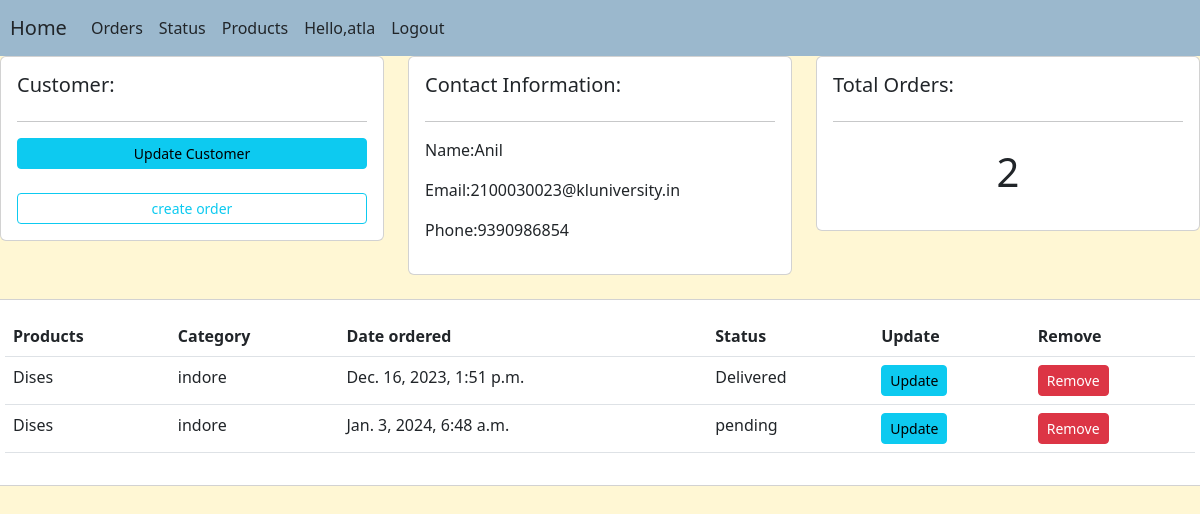
Screenshot of /customers/4/ (signed in) with the database file from the repository.
### test_app/models.py (models this page shows, shortened)
class customer(models.Model):
    user=models.OneToOneField(User,null=True, on_delete=models.CASCADE)
    name=models.CharField(max_length=200,null=True)
    email=models.CharField(max_length=200,null=True)
    phone = models.CharField(max_length=200,null=True)
    date_created =models.DateTimeField(auto_now_add=True,null=True)
    profile_pic=models.ImageField(default="profile.jpeg", null=True,blank=True)

class Order(models.Model):
    STATUS=(
        ('pending','pending'),
        ('out for delivery','out for delivery'),
        ('Delivered','Delivered')
    )
    customer=models.ForeignKey(customer,null=True,on_delete=models.SET_NULL)
    product=models.ForeignKey(Product,null=True,on_delete=models.SET_NULL)
    date_created=models.DateTimeField(auto_now_add=True,null=True)
    status=models.CharField(max_length=200,null=True,choices=STATUS)

class Product(models.Model):
    CATEGORY=(
        ('indore','indore'),
        ('outdore','outdore')
    )
    name=models.CharField(max_length=200,null=True)
    price=models.FloatField(null=True)
    category=models.CharField(max_length=200,null=True,choices=CATEGORY)
    description=models.CharField(max_length=200,null=True,blank=True)
    date_created=models.DateTimeField(auto_now_add=True,null=True)
    tag=models.ManyToManyField(Tag)
    def __str__(self):
        return self.name

### test_app/decrators.py (the view)
        def wrapper_func(request,*arg,**kwargs):
            group=None
            if request.user.groups.exists():
                group=request.user.groups.all()[0].name
            if group in allowed_roles:
                return view_func(request,*arg,**kwargs)
            else:
                return HttpResponse('Your are not authorised to view this page')

### test_app/decrators.py (called while the page is built)
def allowed_users(allowed_roles=[]):
    def decrators(view_func):
        def wrapper_func(request,*arg,**kwargs):
            group=None
            if request.user.groups.exists():
                group=request.user.groups.all()[0].name
            if group in allowed_roles:
                return view_func(request,*arg,**kwargs)
            else:
                return HttpResponse('Your are not authorised to view this page')
        return wrapper_func
    return decrators

### test_app/views.py (called while the page is built)
@login_required(login_url='login')
@allowed_users(allowed_roles=['admin'])
def customers(request,pk_test):
    cust=customer.objects.get(id=pk_test)
    orders=cust.order_set.all()
    order_count=orders.count()
    context1={'customer':cust,'orders':orders,'order_count':order_count}
    return render(request,'test_app/customers.html',context1)

### test_app/templates/test_app/customers.html (shortened to what this page needs)
{% load static %}
{% include './main.html' %}
<div class="row">
    <div class="col-md">
        <div class="card card-body">
            <h5>Customer:</h5>
            <hr>
            <a class="btn btn-info btn-sm btn-block" href="{% url 'settings' %}">Update Customer</a>
            <br>
            <a class="btn btn-outline-info btn-sm btn-block" href="">create order</a>
        </div>
    </div>
    <div class="col-md">
        <div class="card card-body">
            <h5>Contact Information:</h5>
            <hr>
            <p>Name:{{customer.name}}</p>
            <p>Email:{{customer.email}}</p>
            <p>Phone:{{customer.phone}}</p>
        </div>
    </div>
    <div class="col-md">
        <div class="card card-body">
            <h5>Total Orders:</h5>
            <hr>
            <h1 style="text-align: center;padding: 10px;">{{order_count}}</h1>
        </div>
    </div>
</div>
<div class="row">
<div class="card card-body">
    <table class="table">
        <tr>
            <th>Products</th>
            <th>Category</th>
            <th>Date ordered</th>
            <th>Status</th>
            <th>Update</th>
            <th>Remove</th>
        </tr>
        {% for order in orders %}
        <tr>
            <td>{{order.product}}</td>
            <td>{{order.product.category}}</td>
            <td>{{order.date_created}}</td>
            <td>{{order.status}}</td>
            <td><a class="btn btn-sm btn-info" href="{% url 'update_order' order.id %"}>Update</a></td>
            <td><a class="btn btn-sm btn-danger" href="{% url 'delete' order.id %}">Remove</a></td>
            </tr>
        {% endfor %}
    </table>
</div>
</div>

### test_app/templates/test_app/home.html (shortened to what this page needs)
<!DOCTYPE html>
<html lang="en">
<head>
    <link href="https://cdn.jsdelivr.net/npm/bootstrap@5.2.1/dist/css/bootstrap.min.css" rel="stylesheet"
>
      </head>
<body>
    <nav class="navbar navbar-expand-lg navbar-light">
        <a style="margin-left: 10px;" class="navbar-brand text-dark" href="{% url 'home' %}">Home</a>
        <div class="collapse navbar-collapse" id="navbarNav">
          <ul class="navbar-nav">
            {% if request.user.is_staff %}
            <li class="nav-item active ">
              <a class="nav-link text-dark" href="{% url 'order' %}">Orders </a>
            </li>
            <li class="nav-item">
              <a class="nav-link text-dark" href="{% url 'blog' %}">Status</a>
            </li>
            <li class="nav-item">
              <a class="nav-link text-dark" href="{% url 'product' %}">Products</a>
            </li>
            {% endif %}
            {% if request.user.is_authenticated %}
            <li class="nav-item active ">
              <a class="nav-link text-dark" href="{% url 'settings' %}">Hello,{{request.user}} </a>
            </li>
          <li  class="nav-item active ">
              <a class="nav-link text-dark" href="{% url 'logout' %}">Logout</a>
            </li>
          {% else %}
          <li class="nav-item">
            <a class="nav-link text-dark" href="{% url 'login' %}">login/signup</a>
          </li>
          {% endif %}
          </ul>
        </div>
      </nav>
</body>
</html>

### test_app/templates/test_app/home.html (style rules this page uses)
.navbar { background-color: #9BB8CD; }
body { background-color: #FFF7D4; }

### rows the page displays
customer: name "Anil", email "2100030023@kluniversity.in", phone "9390986854"
Order: product "Dises", product.category "indore", date_created "Dec. 16, 2023, 1:51 p.m.", status "Delivered"
Order: product "Dises", product.category "indore", date_created "Jan. 3, 2024, 6:48 a.m.", status "pending"

### other values shown
{{ request.user }} "atla"
{{ order_count }} "2"
